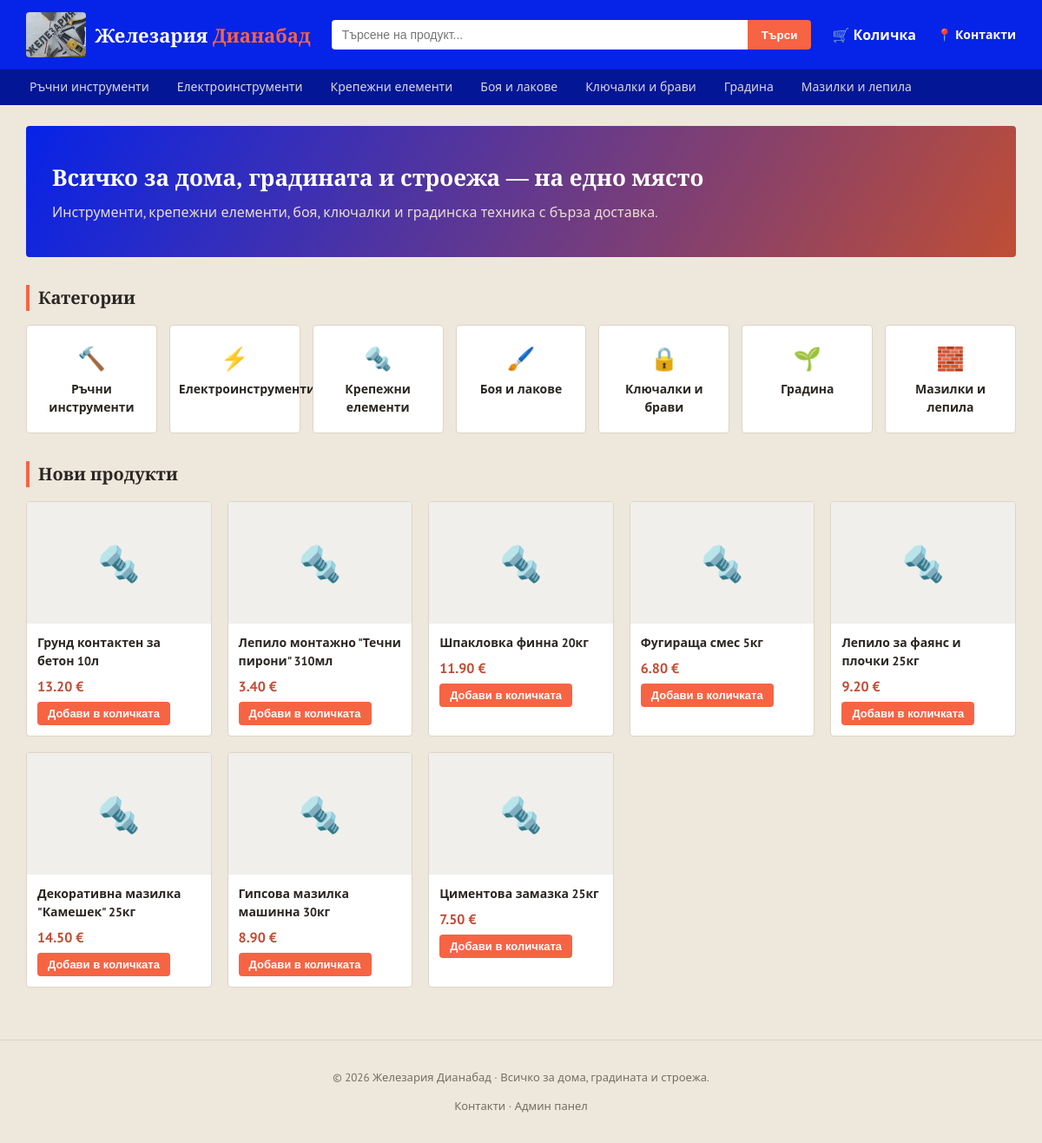
The page / on the database its author committed.
### models.py (models this page shows, shortened)
class Category(db.Model):
    __tablename__ = 'categories'
    id = db.Column(db.Integer, primary_key=True)
    name = db.Column(db.String(100), nullable=False, unique=True)
    image_url = db.Column(db.String(300), default='')
    products = db.relationship('Product', backref='category', lazy=True)

class Product(db.Model):
    __tablename__ = 'products'
    id = db.Column(db.Integer, primary_key=True)
    name = db.Column(db.String(200), nullable=False)
    description = db.Column(db.Text, default='')
    price = db.Column(db.Float, nullable=False)
    stock = db.Column(db.Integer, default=0)
    image_url = db.Column(db.String(300), default='')
    category_id = db.Column(db.Integer, db.ForeignKey('categories.id'), nullable=False)

### app.py (the view)
@app.route('/')
def index():
    categories = Category.query.all()
    featured = Product.query.order_by(Product.id.desc()).limit(8).all()
    return render_template('index.html', categories=categories, featured=featured)

### app.py (called while the page is built)
@app.context_processor
def inject_whatsapp_number():
    return {'whatsapp_number': app.config['WHATSAPP_NUMBER'], 'asset_version': app.config['ASSET_VERSION']}

@app.context_processor
def inject_category_icons():
    return {'category_icons': CATEGORY_ICONS}

### templates/index.html (shortened to what this page needs)
{% extends 'base.html' %}
{% block content %}
<section class="hero">
    <h1>Всичко за дома, градината и строежа — на едно място</h1>
    <p>Инструменти, крепежни елементи, боя, ключалки и градинска техника с бърза доставка.</p>
</section>
<section>
    <h2 class="section-title">Категории</h2>
    <div class="category-grid">
        {% for c in categories %}
        <a class="category-card" href="{{ url_for('category_view', category_id=c.id) }}">
            {% if c.image_url %}
                <div class="category-icon category-icon-photo">
                    <img src="{{ c.image_url }}" alt="{{ c.name }}">
                </div>
            {% else %}
                <div class="category-icon">{{ category_icons.get(c.name, '🧰') }}</div>
            {% endif %}
            <div>{{ c.name }}</div>
        </a>
        {% endfor %}
    </div>
</section>
<section>
    <h2 class="section-title">Нови продукти</h2>
    <div class="product-grid">
        {% for p in featured %}
        <div class="product-card">
            <a href="{{ url_for('product_view', product_id=p.id) }}" class="product-thumb">
                {% if p.image_url %}
                    <img src="{{ p.image_url }}" alt="{{ p.name }}">
                {% else %}
                    <div class="placeholder-thumb">🔩</div>
                {% endif %}
            </a>
            <div class="product-info">
                <a href="{{ url_for('product_view', product_id=p.id) }}" class="product-name">{{ p.name }}</a>
                <div class="product-price">{{ '%.2f'|format(p.price) }} €</div>
                <form action="{{ url_for('cart_add', product_id=p.id) }}" method="post">
                    <button type="submit" class="btn btn-small">Добави в количката</button>
                </form>
            </div>
        </div>
        {% endfor %}
    </div>
</section>
{% endblock %}

### templates/base.html (shortened to what this page needs)
<!DOCTYPE html>
<html lang="bg">
<head>
<link rel="stylesheet" href="{{ url_for('static', filename='css/style.css') }}?v={{ asset_version }}">
</head>
<body>
<header class="topbar">
    <div class="topbar-inner">
        <a href="{{ url_for('index') }}" class="brand">
            <img src="{{ url_for('static', filename='img/brand/logo.png') }}" alt="Железария Дианабад" class="brand-logo">
            <span class="brand-text">Железария <span>Дианабад</span></span>
        </a>
        <form class="search-form" action="{{ url_for('search') }}" method="get">
            <input type="text" name="q" placeholder="Търсене на продукт..." value="{{ q if q else '' }}">
            <button type="submit">Търси</button>
        </form>
        <a href="{{ url_for('cart_view') }}" class="cart-link">
            🛒 Количка
            {% set cart = session.get('cart', {}) %}
        </a>
        <a href="{{ url_for('contacts') }}" class="contacts-link">📍 Контакти</a>
    </div>
    <nav class="categories-nav">
        {% for c in categories %}
            <a href="{{ url_for('category_view', category_id=c.id) }}">{{ c.name }}</a>
        {% endfor %}
    </nav>
</header>
<main class="container">
    {% block content %}{% endblock %}
</main>
<footer class="footer">
    <p>© 2026 Железария Дианабад · Всичко за дома, градината и строежа.</p>
    <p><a href="{{ url_for('contacts') }}">Контакти</a> · <a href="{{ url_for('admin_dashboard') }}">Админ панел</a></p>
</footer>
</body>
</html>

### static/css/style.css (style rules this page uses)
:root { --steel: #0623e8; --steel-dark: #031696; --accent: #f66444; --accent-dark: #bf4e35; --highlight: #d9a441; --bg: #ede7dc; --card-bg: #ffffff; --border: #ddd4c3; --text: #2a2622; --text-light: #766f62; --success: #4b7a51; --danger: #a23636; --radius: 4px; }
* { box-sizing: border-box; }
body { margin: 0; font-family: 'PT Sans', 'Segoe UI', Roboto, Arial, sans-serif; background: var(--bg); color: var(--text); line-height: 1.5; }
h1, h2, h3, .brand, .hero h1 { font-family: 'Bitter', Georgia, serif; }
a { color: inherit; text-decoration: none; }
.container { max-width: 1180px; margin: 0 auto; padding: 24px 20px 60px; }
.topbar { background: var(--steel); color: #fff; }
.topbar-inner { max-width: 1180px; margin: 0 auto; padding: 14px 20px; display: flex; align-items: center; gap: 24px; }
.brand { font-size: 22px; font-weight: 700; color: #fff; white-space: nowrap; display: flex; align-items: center; gap: 10px; }
.brand-text span { color: var(--accent); }
.brand-logo { height: 52px; width: auto; border-radius: 4px; display: block; }
.search-form { flex: 1; display: flex; }
.search-form input { flex: 1; padding: 9px 12px; border: none; border-radius: var(--radius) 0 0 var(--radius); font-size: 14px; }
.search-form button { padding: 9px 16px; background: var(--accent); color: #fff; border: none; border-radius: 0 var(--radius) var(--radius) 0; cursor: pointer; font-weight: 600; }
.cart-link { position: relative; color: #fff; font-weight: 600; white-space: nowrap; }
.contacts-link { color: #fff; font-weight: 600; white-space: nowrap; font-size: 14px; }
.categories-nav { background: var(--steel-dark); display: flex; gap: 4px; overflow-x: auto; padding: 0 20px; }
.categories-nav a { color: #d8d8d8; padding: 10px 14px; font-size: 14px; white-space: nowrap; }
.hero { background: linear-gradient(120deg, var(--steel), var(--accent-dark)); color: #fff; padding: 40px 30px; border-radius: var(--radius); margin-bottom: 32px; }
.hero h1 { margin: 0 0 8px; font-size: 26px; }
.hero p { margin: 0; color: #e8ddd0; }
.section-title { font-size: 20px; margin: 32px 0 16px; border-left: 4px solid var(--accent); padding-left: 10px; }
.category-grid { display: grid; grid-template-columns: repeat(auto-fill, minmax(150px, 1fr)); gap: 14px; }
.category-card { background: var(--card-bg); border: 1px solid var(--border); border-radius: var(--radius); padding: 18px 10px; text-align: center; font-weight: 600; font-size: 14px; transition: transform .12s, box-shadow .12s; }
.category-icon { font-size: 26px; margin-bottom: 6px; }
.product-grid { display: grid; grid-template-columns: repeat(auto-fill, minmax(200px, 1fr)); gap: 18px; }
.product-card { background: var(--card-bg); border: 1px solid var(--border); border-radius: var(--radius); overflow: hidden; display: flex; flex-direction: column; transition: box-shadow .12s; }
.product-thumb { display: block; height: 140px; background: #f0efec; }
.placeholder-thumb { height: 100%; display: flex; align-items: center; justify-content: center; font-size: 40px; color: #c9c6c0; }
.product-info { padding: 12px; display: flex; flex-direction: column; gap: 6px; }
.product-name { font-size: 14px; font-weight: 600; }
.product-price { color: var(--accent-dark); font-weight: 700; }
.btn { display: inline-block; background: var(--accent); color: #fff; border: none; padding: 10px 18px; border-radius: var(--radius); font-weight: 600; cursor: pointer; font-size: 14px; }
.btn-small { padding: 6px 12px; font-size: 13px; }
.footer { text-align: center; padding: 20px; color: var(--text-light); font-size: 13px; border-top: 1px solid var(--border); }

### rows shown on the page
Category: name "Ръчни инструменти", get "🔨"
Category: name "Електроинструменти", get "⚡"
Category: name "Крепежни елементи", get "🔩"
Category: name "Боя и лакове", get "🖌️"
Category: name "Ключалки и брави", get "🔒"
Category: name "Градина", get "🌱"
Category: name "Мазилки и лепила", get "🧱"
Product: name "Грунд контактен за бетон 10л", price "13.20"
Product: name "Лепило монтажно \"Течни пирони\" 310мл", price "3.40"
Product: name "Шпакловка финна 20кг", price "11.90"
Product: name "Фугираща смес 5кг", price "6.80"
Product: name "Лепило за фаянс и плочки 25кг", price "9.20"
Product: name "Декоративна мазилка \"Камешек\" 25кг", price "14.50"
Product: name "Гипсова мазилка машинна 30кг", price "8.90"
Product: name "Циментова замазка 25кг", price "7.50"
